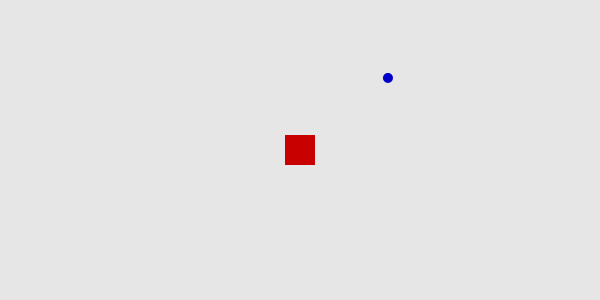
Frame 1 (no input)
Frame 60 (the mouse pressed at the canvas centre just before this capture): identical to frame 1, image omitted
Frame 120 (the mouse held since frame 60 and released just before this capture): identical to frame 1, image omitted

The Processing sketch that drew this single still picture (run headless with seeded random() and noise(); from frame 60 on, the mouse is pressed at the canvas centre):

// Processing sketch: funcionesKeyboard
// ── funcionesKeyboard.pde
boolean _up = false;
boolean _down = false;
boolean _left = false;
boolean _right = false;

float puntoX, puntoY;
int puntoSize = 10;

float rectX, rectY;
int rectSize = 30;
int rectSpeed = 2;

void setup() {
  size(600, 300);
  noStroke();
  ellipseMode(CENTER);
  rectMode(CENTER);

  // posiciones iniciales
  rectX = width/2;
  rectY = height/2;
  puntoX = random(width);
  puntoY = random(height);
}

void draw() {
  background(230);

  // punto
  fill(0, 0, 200);
  ellipse(puntoX, puntoY, puntoSize, puntoSize);

  // cuadrado
  fill(200, 0, 0);
  rect(rectX, rectY, rectSize, rectSize);

  // moverse
  moverPersonaje();

  // comer
  // otra manera de calcular la distancia
  // si, processing maneja pitagoras
  if ( dist(rectX, rectY, puntoX, puntoY) < puntoSize) {
    puntoX = random(width);
    puntoY = random(height);
  }
}

void keyPressed() {
  if (keyCode == UP) _up = true;
  if (keyCode == DOWN) _down = true;
  if (keyCode == LEFT) _left = true;
  if (keyCode == RIGHT) _right = true;
}

void keyReleased() {
  if (keyCode == UP) _up = false;
  if (keyCode == DOWN) _down = false;
  if (keyCode == LEFT) _left = false;
  if (keyCode == RIGHT) _right = false;
}

void moverPersonaje() {
  if (_up) rectY -= rectSpeed;
  if (_down) rectY += rectSpeed;
  if (_left) rectX -= rectSpeed;
  if (_right) rectX += rectSpeed;
}

void comer(){
}
